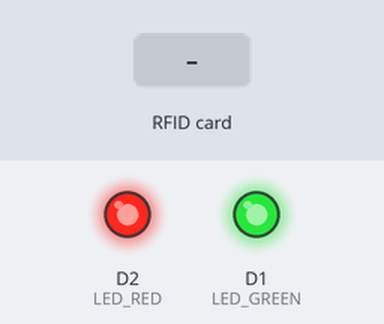
This sketch was run on a simulated ESP8266 (NodeMCU). On the bench: output pins drawn as LEDs (lit = HIGH). Dashed ring = blinking. The test bench sets the inputs (shaded band). What the sketch prints to the serial monitor is not drawn.

Above: at 0.2 s.
At 3.9 s:
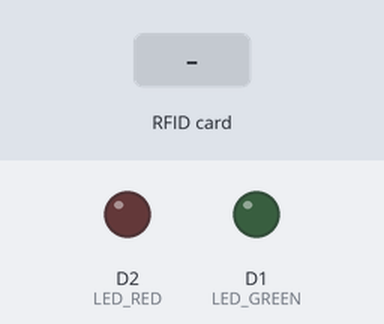
4.0 s: RFID card 5E 7A 19 C4 held to the reader
At 4.19 s:
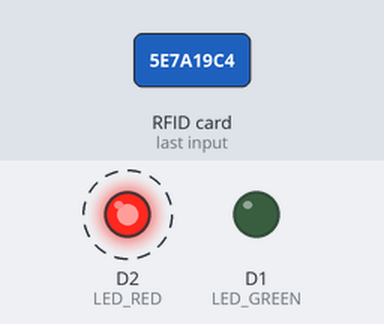
Timing chart, 0 to 7.0 s (numbered marks = the images above; inputs shaded):
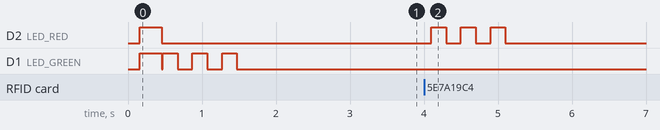

Measured:
- after the input at 4.0 s, D2 (LED_RED): alternates HIGH for 0.20 s and LOW for 0.20 s, 6 changes in all, then stays LOW, starting after 0.10 s

The sketch:

esp8266_ap_mode_transaction.ino
```cpp
/*
 * ESP8266 AccessPoint Mode + RFID - UID Transaction System
 * Blockchain Banking IoT - AP Mode (NodeMCU creates WiFi network)
 *
 * NETWORK SETUP:
 * 1. ESP8266 creates WiFi network "NodeMCU-Banking"
 * 2. Your PC connects to this network (password: banking123)
 * 3. ESP8266 gets IP: 192.168.4.1 (gateway)
 * 4. Your PC gets IP: 192.168.4.2 (or similar)
 * 5. Backend runs on PC, accessible at http://192.168.4.2:5000
 * 6. ESP8266 sends requests to PC's IP on this network
 *
 * This bypasses mobile hotspot AP isolation completely!
 *
 * Hardware:
 * - ESP8266 (NodeMCU)
 * - MFRC522 RFID Reader
 * - 2x LEDs (Green + Red) + 220Ω resistors
 *
 * Pin Connections:
 * MFRC522:
 *   SDA  → D8, SCK  → D5, MOSI → D7
 *   MISO → D6, RST  → D3, 3.3V → 3.3V, GND → GND
 * LEDs:
 *   Green LED → D1 (GPIO5) → 220Ω → GND
 *   Red LED   → D2 (GPIO4) → 220Ω → GND
 */

#include <SPI.h>
#include <MFRC522.h>
#include <ESP8266WiFi.h>
#include <ESP8266HTTPClient.h>
#include <ArduinoJson.h>
#include <WiFiClient.h>

// ==================== CONFIGURATION ====================
// AccessPoint Configuration
const char* AP_SSID = "NodeMCU-Banking";
const char* AP_PASSWORD = "banking123";

// IMPORTANT: After connecting PC to "NodeMCU-Banking" WiFi,
// check PC's IP using: ipconfig (look for "NodeMCU-Banking" adapter)
// Then update this IP to match your PC's IP on this network
const char* PC_IP = "192.168.4.100";  // Updated to actual PC IP!

const char* API_URL = "http://192.168.4.100:5000/api/iot/transaction";
const char* DEVICE_API_KEY = "blockchain-banking-iot-secure-key-2025";
const char* DEVICE_ID = "esp8266-ap-mode-01";

#define SS_PIN D8
#define RST_PIN D3
#define LED_GREEN D1
#define LED_RED D2

// Transaction settings
#define DEFAULT_TRANSACTION_TYPE "VERIFY"  // DEPOSIT, WITHDRAW, TRANSFER, VERIFY
#define DEFAULT_AMOUNT 1  // For DEPOSIT/WITHDRAW (in ETH)

// ==================== GLOBALS ====================
MFRC522 mfrc522(SS_PIN, RST_PIN);

// ==================== SETUP ====================
void setup() {
  Serial.begin(115200);
  delay(100);

  Serial.println("\n\n========================================");
  Serial.println("  Blockchain Banking IoT (AP Mode)");
  Serial.println("  NodeMCU Creates WiFi Network!");
  Serial.println("========================================\n");

  // Initialize RFID
  SPI.begin();
  mfrc522.PCD_Init();
  Serial.println("✓ RFID Reader initialized");

  // Initialize LEDs
  pinMode(LED_GREEN, OUTPUT);
  pinMode(LED_RED, OUTPUT);
  digitalWrite(LED_GREEN, LOW);
  digitalWrite(LED_RED, LOW);
  blinkBoth();
  Serial.println("✓ LEDs initialized\n");

  // Start AccessPoint Mode
  startAccessPoint();

  Serial.println("\n========================================");
  Serial.println("SETUP INSTRUCTIONS:");
  Serial.println("1. On your PC, connect to WiFi:");
  Serial.print("   Network: ");
  Serial.println(AP_SSID);
  Serial.print("   Password: ");
  Serial.println(AP_PASSWORD);
  Serial.println("\n2. After connecting, run in PowerShell:");
  Serial.println("   ipconfig | Select-String 'NodeMCU'");
  Serial.println("   Look for 'IPv4 Address' under this adapter");
  Serial.println("\n3. If PC IP is NOT 192.168.4.2:");
  Serial.println("   Update PC_IP in Arduino code and re-upload");
  Serial.println("\n4. Make sure backend is running:");
  Serial.println("   cd backend ; node server.js");
  Serial.println("========================================\n");

  Serial.println("✓ System ready");
  Serial.println("📇 Tap any RFID card to read UID\n");
}

// ==================== MAIN LOOP ====================
void loop() {
  if (!mfrc522.PICC_IsNewCardPresent()) {
    delay(100);
    return;
  }

  if (!mfrc522.PICC_ReadCardSerial()) {
    delay(100);
    return;
  }

  Serial.println("==================================");
  Serial.println("📇 RFID Card Detected");

  // Read UID
  String cardUID = getCardUID();
  Serial.print("   UID: ");
  Serial.println(cardUID);

  // Process transaction using UID
  processTransaction(cardUID);

  mfrc522.PICC_HaltA();
  mfrc522.PCD_StopCrypto1();

  Serial.println("==================================\n");
  delay(2000);
}

// ==================== FUNCTIONS ====================
void startAccessPoint() {
  Serial.println("Starting AccessPoint Mode...");
  Serial.print("   Network: ");
  Serial.println(AP_SSID);
  Serial.print("   Password: ");
  Serial.println(AP_PASSWORD);

  // Configure AP with specific IP
  IPAddress local_IP(192, 168, 4, 1);
  IPAddress gateway(192, 168, 4, 1);
  IPAddress subnet(255, 255, 255, 0);

  WiFi.softAPConfig(local_IP, gateway, subnet);

  bool result = WiFi.softAP(AP_SSID, AP_PASSWORD);

  if (result) {
    Serial.println("✓ AccessPoint started");
    IPAddress IP = WiFi.softAPIP();
    Serial.print("   ESP8266 IP: ");
    Serial.println(IP);
    Serial.println("   Your PC will get IP: 192.168.4.2 (typically)");
    indicateSuccess();
  } else {
    Serial.println("❌ AccessPoint failed to start");
    indicateError();
  }

  delay(1000);
}

String getCardUID() {
  String uid = "";
  for (byte i = 0; i < mfrc522.uid.size; i++) {
    if (mfrc522.uid.uidByte[i] < 0x10) uid += "0";
    uid += String(mfrc522.uid.uidByte[i], HEX);
  }
  uid.toUpperCase();
  return uid;
}

void processTransaction(String cardUID) {
  // Check if any client is connected to our AP
  int clientCount = WiFi.softAPgetStationNum();
  if (clientCount == 0) {
    Serial.println("❌ No PC connected to NodeMCU WiFi");
    Serial.println("   Please connect your PC to: ");
    Serial.println("   Network: " + String(AP_SSID));
    indicateError();
    return;
  }

  Serial.print("✓ ");
  Serial.print(clientCount);
  Serial.println(" client(s) connected to AP");

  Serial.println("📤 Sending to backend...");
  Serial.print("   Backend URL: ");
  Serial.println(API_URL);

  WiFiClient client;
  HTTPClient http;

  // Set timeout
  http.setTimeout(10000); // 10 seconds

  if (!http.begin(client, API_URL)) {
    Serial.println("❌ HTTP begin failed - check URL");
    indicateError();
    return;
  }

  http.addHeader("Content-Type", "application/json");
  http.addHeader("x-device-api-key", DEVICE_API_KEY);

  StaticJsonDocument<512> requestDoc;
  requestDoc["cardUID"] = cardUID;
  requestDoc["deviceId"] = DEVICE_ID;
  requestDoc["transactionType"] = DEFAULT_TRANSACTION_TYPE;

  if (String(DEFAULT_TRANSACTION_TYPE) == "DEPOSIT" ||
      String(DEFAULT_TRANSACTION_TYPE) == "WITHDRAW") {
    requestDoc["amount"] = DEFAULT_AMOUNT;
  }

  String jsonBody;
  serializeJson(requestDoc, jsonBody);

  Serial.print("   Request: ");
  Serial.println(jsonBody);

  int httpCode = http.POST(jsonBody);
  Serial.print("   HTTP Code: ");
  Serial.println(httpCode);

  if (httpCode == -1) {
    Serial.println("❌ Connection failed - Check:");
    Serial.println("   1. Backend running: node server.js");
    Serial.println("   2. PC connected to NodeMCU-Banking WiFi");
    Serial.print("   3. PC IP is: ");
    Serial.println(PC_IP);
    Serial.println("   4. Test with curl from PC:");
    Serial.println("      curl http://localhost:5000/api/health");
    indicateError();
    http.end();
    return;
  }

  if (httpCode > 0) {
    String response = http.getString();
    Serial.print("   Response: ");
    Serial.println(response);

    StaticJsonDocument<1024> responseDoc;
    DeserializationError error = deserializeJson(responseDoc, response);

    if (!error) {
      const char* status = responseDoc["status"];

      if (String(status) == "success") {
        Serial.println("✅ Transaction successful!");

        if (responseDoc.containsKey("txHash")) {
          Serial.print("   Tx Hash: ");
          Serial.println(responseDoc["txHash"].as<String>());
        }

        if (responseDoc.containsKey("balance")) {
          Serial.print("   Balance: ");
          Serial.print(responseDoc["balance"].as<String>());
          Serial.println(" ETH");
        }

        indicateSuccess();
      } else {
        Serial.println("❌ Transaction failed");
        if (responseDoc.containsKey("message")) {
          Serial.print("   Reason: ");
          Serial.println(responseDoc["message"].as<String>());
        }
        indicateError();
      }
    } else {
      Serial.println("❌ JSON parse error");
      indicateError();
    }
  } else {
    Serial.print("❌ HTTP error: ");
    Serial.println(http.errorToString(httpCode));
    indicateError();
  }

  http.end();
}

void indicateSuccess() {
  for (int i = 0; i < 3; i++) {
    digitalWrite(LED_GREEN, HIGH);
    delay(200);
    digitalWrite(LED_GREEN, LOW);
    delay(200);
  }
}

void indicateError() {
  for (int i = 0; i < 3; i++) {
    digitalWrite(LED_RED, HIGH);
    delay(200);
    digitalWrite(LED_RED, LOW);
    delay(200);
  }
}

void blinkBoth() {
  digitalWrite(LED_GREEN, HIGH);
  digitalWrite(LED_RED, HIGH);
  delay(300);
  digitalWrite(LED_GREEN, LOW);
  digitalWrite(LED_RED, LOW);
}
```
